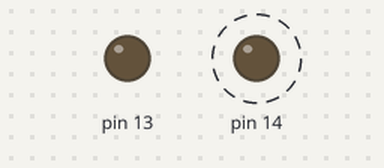
This sketch was run on a simulated Arduino Uno, built with avr-gcc and run on an emulated ATmega328P. Parts: output pins drawn as LEDs (lit = HIGH). Dashed ring = blinking.

Above: at 0.5 s.
Timing chart, 0 to 3.0 s (numbered marks = the images above):
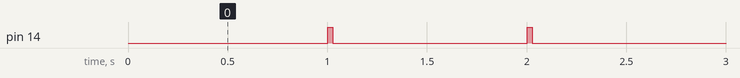

Measured:
- by itself, pin 14: alternates HIGH for 0.02 s and LOW for 0.98 s

The sketch:

SolenoidTest.ino
```cpp
#include "Solenoid.h"

Solenoid s1(13);
Solenoid s2(14);
unsigned long lastTick;

void setup() {
  Serial.begin(9600);
}

void loop() {
  timer();
  s2.process();
}

void timer() {
  if (millis() > lastTick + 1000) {
    s2.hit();
    lastTick = millis();
  }
}
```

Solenoid.cpp
```cpp
#include "Arduino.h"
#include "Solenoid.h"

Solenoid::Solenoid(int _pin) {
  pin = _pin;
  pinMode(pin, OUTPUT);

  state = 0;
  lastCheck = 0;
  checkInt = 25;
}

void Solenoid::process() {
  if (millis() < lastCheck + checkInt) return;
  lastCheck = millis();

  if(state) {
    digitalWrite(pin, 1);
    state = 0;
  } else {
    digitalWrite(pin, 0);
  }
}

void Solenoid::hit() {
  state = 1;
}
```

Solenoid.h
```cpp
#ifndef Solenoid_h
#define Solenoid_h

#include "Arduino.h"

class Solenoid
{
  public:
    Solenoid(int _pin);

    void process();
    void hit();

    int pin;
    bool state;
    unsigned long lastCheck;
    int checkInt;
  private:
};

#endif
```
